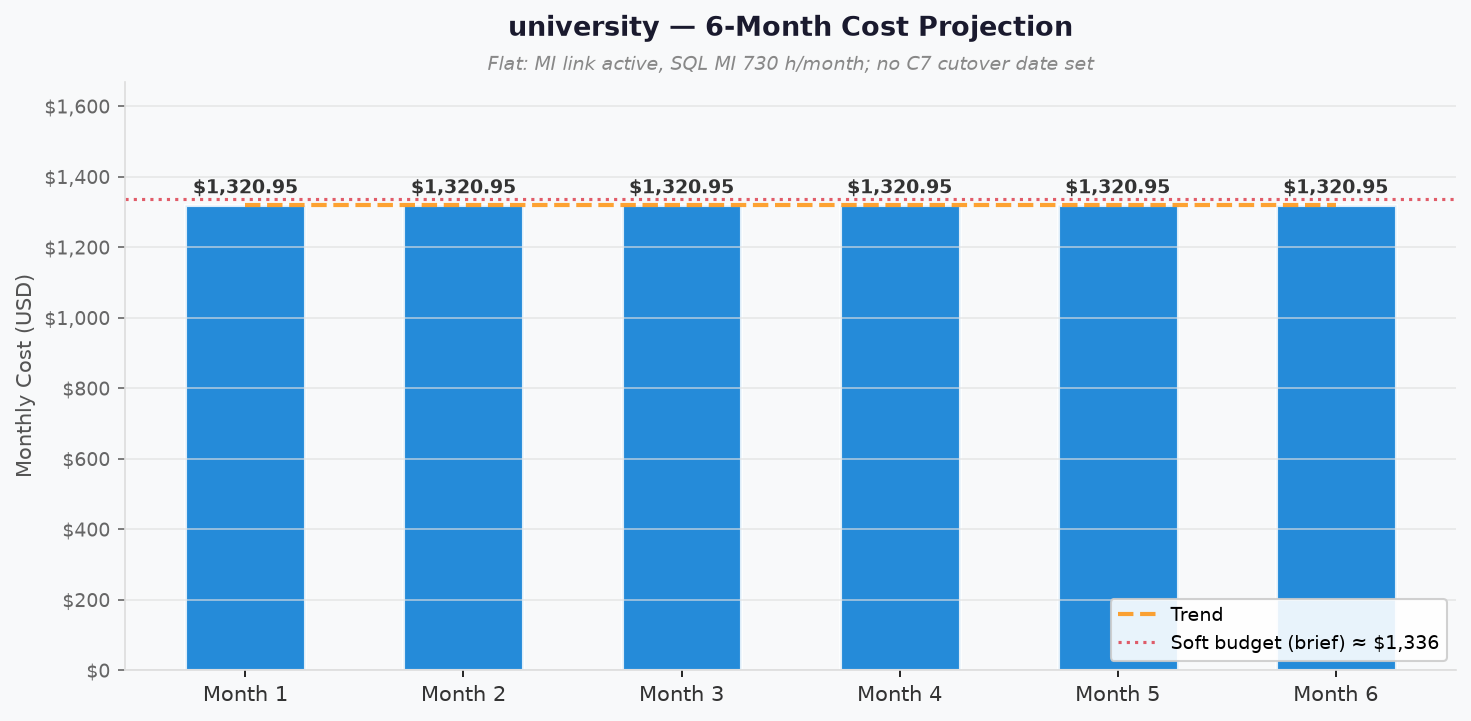

Here is the Python script that generated this plot:
"""Six-month cost projection for the university Step 2 cost estimate (source: 02-cost-estimate.json)."""

import sys
from pathlib import Path

import matplotlib

matplotlib.use("Agg")
import matplotlib.pyplot as plt  # noqa: E402
import matplotlib.ticker as mticker  # noqa: E402
import numpy as np  # noqa: E402

REPO_ROOT = Path(__file__).resolve().parents[2]
SCRIPTS = REPO_ROOT / ".github/skills/apex-python-diagrams/scripts"
if str(SCRIPTS) not in sys.path:
    sys.path.insert(0, str(SCRIPTS))
from diagram_io import save_figure  # noqa: E402

MONTHS = ["Month 1", "Month 2", "Month 3", "Month 4", "Month 5", "Month 6"]
# Flat: MI link keeps SQL MI at 730 h and no C7 cutover date is set.
COSTS = [1320.95] * 6
# Brief soft budget: ~$1.83/hour x 730 h, as stated in 01-requirements.md.
BUDGET_REFERENCE = 1336.0


def main() -> None:
    fig, ax = plt.subplots(figsize=(10, 5))
    fig.patch.set_facecolor("#F8F9FA")
    ax.set_facecolor("#F8F9FA")

    x = np.arange(len(MONTHS))
    bars = ax.bar(x, COSTS, color="#0078D4", alpha=0.85, edgecolor="white", linewidth=1.5, width=0.55)
    for bar, cost in zip(bars, COSTS):
        ax.text(bar.get_x() + bar.get_width() / 2, bar.get_height() + max(COSTS) * 0.015,
                f"${cost:,.2f}", ha="center", va="bottom", fontsize=9, fontweight="bold", color="#333")

    trend = np.poly1d(np.polyfit(x, COSTS, 1))
    x_smooth = np.linspace(0, len(MONTHS) - 1, 200)
    ax.plot(x_smooth, trend(x_smooth), color="#FF8C00", linewidth=2, linestyle="--", alpha=0.8, label="Trend")
    ax.axhline(BUDGET_REFERENCE, color="#DC3545", linewidth=1.5, linestyle=":", alpha=0.8,
               label=f"Soft budget (brief) ≈ ${BUDGET_REFERENCE:,.0f}")

    ax.set_xticks(x)
    ax.set_xticklabels(MONTHS, fontsize=10, color="#333")
    ax.set_ylabel("Monthly Cost (USD)", fontsize=10, color="#555")
    ax.set_title("university — 6-Month Cost Projection", fontsize=13, fontweight="bold", color="#1A1A2E", pad=22)
    ax.text(0.5, 1.02, "Flat: MI link active, SQL MI 730 h/month; no C7 cutover date set",
            transform=ax.transAxes, ha="center", fontsize=9, color="#888", style="italic")
    ax.yaxis.set_major_formatter(mticker.FuncFormatter(lambda v, _: f"${v:,.0f}"))
    ax.tick_params(axis="y", labelsize=9, colors="#666")
    ax.spines[["top", "right"]].set_visible(False)
    ax.spines[["left", "bottom"]].set_color("#DDD")
    ax.grid(axis="y", color="#E0E0E0", linewidth=0.8, alpha=0.7)
    ax.set_ylim(0, max(COSTS + [BUDGET_REFERENCE]) * 1.25)
    ax.legend(fontsize=9, framealpha=0.9, edgecolor="#CCC", loc="lower right")

    plt.tight_layout(pad=1.4)
    save_figure(fig, Path(__file__).with_suffix(".png"), dpi=150, bbox_inches="tight",
                facecolor=fig.get_facecolor())
    plt.close(fig)


if __name__ == "__main__":
    main()
